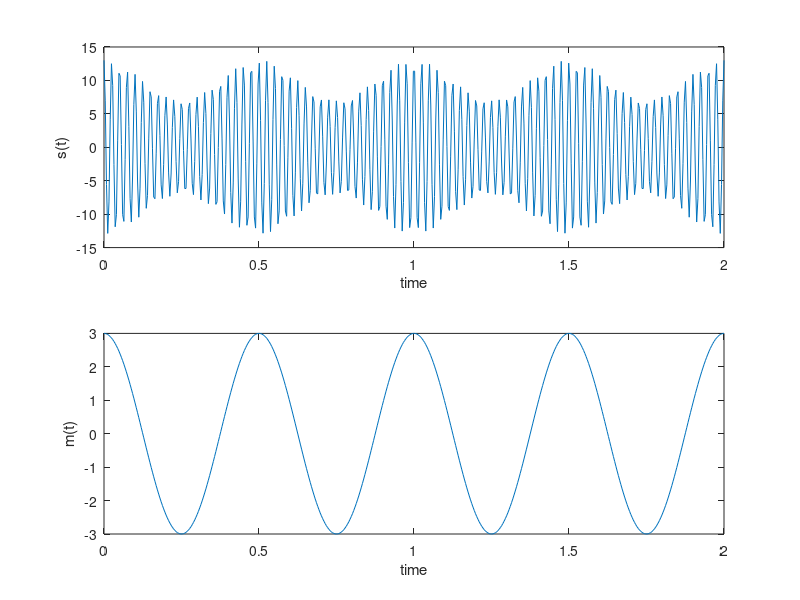

This chart was generated by the following MATLAB code:
function question1b
%UNTITLED2 Summary of this function goes here
%   Detailed explanation goes here
x =linspace(0,2,500);
s = (0.1.*3.*cos(2*pi*1000*x)+1).*(10.*cos(2*pi*20000*x));
subplot(2,1,1)
plot(x,s)
xlabel('time') 
ylabel('s(t)')
m = 3.*cos(2*pi*1000*x);
subplot(2,1,2)
plot(x,m)
xlabel('time')
ylabel('m(t)')
end
% s(t) is decreasing with decreased k value
